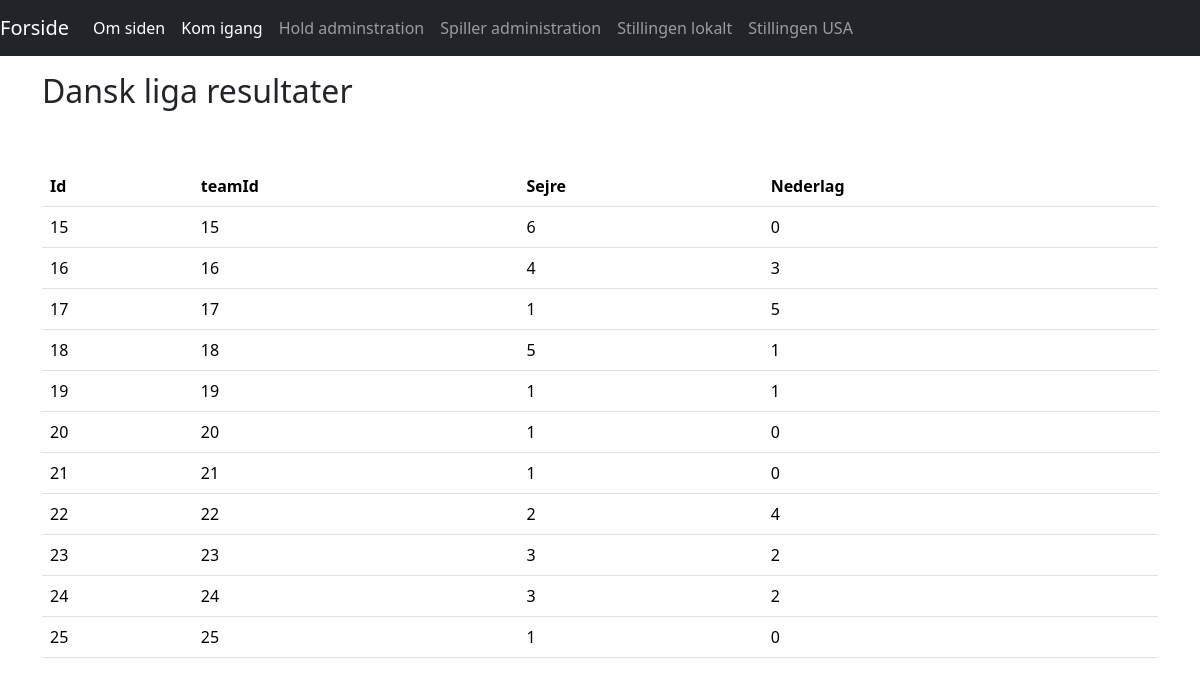
The app's page /results with its own data.
### tables this page shows
CREATE TABLE Results(
	Id INTEGER PRIMARY KEY AUTOINCREMENT,
	TeamId INTEGER NOT NULL,
	Wins INTEGER, 
	Losses INTEGER,
	FOREIGN KEY (TeamId) REFERENCES Teams(Id)
);

### app.py (the view)
@app.route('/results')
def results():
    return render_template('results/results.html', title = 'Dansk liga resultater',
                           results = result_service.get_all_results())

### models/result.py (called while the page is built)
    @property
    def id(self):
        return self.__id

    @property
    def teamid(self):
        return self.__team_id

    @property
    def wins(self):
        return self.__wins

    @property
    def losses(self):
        return self.__losses

### services/result_service.py (called while the page is built)
    def get_all_results(self):
        return self.__storage.get_all_results()

### storage/db_results.py (called while the page is built)
    def get_all_results(self):
        cur = self.__connection.cursor()
        cur.execute(self.SELECT_ALL_SQL)
        results = []
        for row in cur:
            result_obj = Result(*row)
            results.append(result_obj)
        cur.close()
        return results

### templates/results/results.html
{% extends 'layout.html' %}
{% block content %}
    <p>&nbsp;</p>
    <table class="table">
    <thead>
        <tr>
            <th>Id</th>
            <th>teamId</th>
            <th>Sejre</th>
            <th>Nederlag</th>
        </tr>
    </thead>
    <tbody>
    {% for r in results %}
        <tr>
            <td>{{r.id}}</a></td>
            <td>{{r.teamid}}</td>
            <td>{{r.wins}}</td>
            <td>{{r.losses}}</td>
        </tr>
    {% endfor %}
    </tbody>
    </table>
{% endblock %}

### records on screen
Results: id "15", teamid "15", wins "6", losses "0"
Results: id "16", teamid "16", wins "4", losses "3"
Results: id "17", teamid "17", wins "1", losses "5"
Results: id "18", teamid "18", wins "5", losses "1"
Results: id "19", teamid "19", wins "1", losses "1"
Results: id "20", teamid "20", wins "1", losses "0"
Results: id "21", teamid "21", wins "1", losses "0"
Results: id "22", teamid "22", wins "2", losses "4"
Results: id "23", teamid "23", wins "3", losses "2"
Results: id "24", teamid "24", wins "3", losses "2"
Results: id "25", teamid "25", wins "1", losses "0"

### other values on screen
{{ title }} "Dansk liga resultater"
